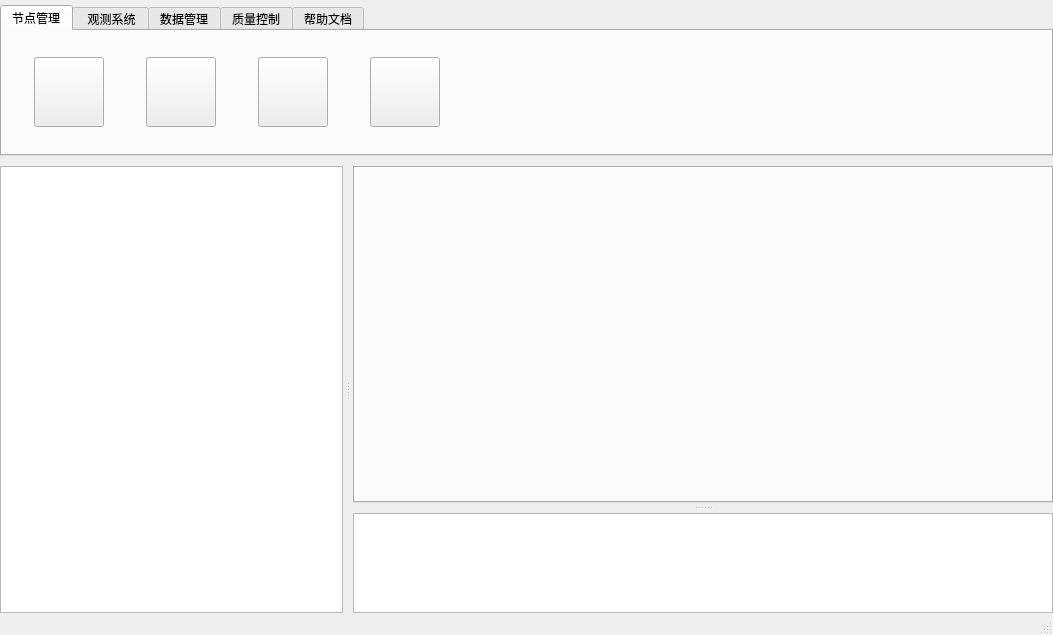
<?xml version="1.0" encoding="UTF-8"?>
<ui version="4.0">
 <class>OBNMainWindow</class>
 <widget class="QMainWindow" name="OBNMainWindow">
  <property name="geometry">
   <rect>
    <x>0</x>
    <y>0</y>
    <width>1053</width>
    <height>635</height>
   </rect>
  </property>
  <property name="windowTitle">
   <string>远程节点管理器</string>
  </property>
  <widget class="QWidget" name="centralwidget">
   <layout class="QGridLayout" name="gridLayout_10">
    <property name="leftMargin">
     <number>0</number>
    </property>
    <property name="topMargin">
     <number>0</number>
    </property>
    <property name="rightMargin">
     <number>0</number>
    </property>
    <property name="bottomMargin">
     <number>0</number>
    </property>
    <property name="spacing">
     <number>10</number>
    </property>
    <item row="0" column="0">
     <widget class="QWidget" name="widgetMenu" native="true">
      <property name="maximumSize">
       <size>
        <width>16777215</width>
        <height>156</height>
       </size>
      </property>
      <property name="styleSheet">
       <string notr="true"/>
      </property>
      <layout class="QGridLayout" name="gridLayout">
       <property name="leftMargin">
        <number>0</number>
       </property>
       <property name="topMargin">
        <number>5</number>
       </property>
       <property name="rightMargin">
        <number>0</number>
       </property>
       <property name="bottomMargin">
        <number>0</number>
       </property>
       <item row="0" column="0">
        <widget class="QTabWidget" name="tabWidget">
         <property name="maximumSize">
          <size>
           <width>16777215</width>
           <height>156</height>
          </size>
         </property>
         <property name="baseSize">
          <size>
           <width>0</width>
           <height>116</height>
          </size>
         </property>
         <property name="focusPolicy">
          <enum>Qt::TabFocus</enum>
         </property>
         <property name="contextMenuPolicy">
          <enum>Qt::DefaultContextMenu</enum>
         </property>
         <property name="layoutDirection">
          <enum>Qt::LeftToRight</enum>
         </property>
         <property name="autoFillBackground">
          <bool>false</bool>
         </property>
         <property name="styleSheet">
          <string notr="true">/***
QTabBar::tab{
	height:40;
}
QTabBar::tab{
	background-color:#2C1F82;
	color:#ffffff;
}
QTabBar::tab::selected{
	background-color:#fbfbfb;
	color:#000000;
}
QTabWidget::pane
{
	border: -1px;
	left: 1px;
}
***/</string>
         </property>
         <property name="tabPosition">
          <enum>QTabWidget::North</enum>
         </property>
         <property name="tabShape">
          <enum>QTabWidget::Rounded</enum>
         </property>
         <property name="currentIndex">
          <number>0</number>
         </property>
         <property name="iconSize">
          <size>
           <width>16</width>
           <height>16</height>
          </size>
         </property>
         <property name="elideMode">
          <enum>Qt::ElideMiddle</enum>
         </property>
         <property name="documentMode">
          <bool>false</bool>
         </property>
         <property name="tabsClosable">
          <bool>false</bool>
         </property>
         <widget class="QWidget" name="tabRNM">
          <attribute name="title">
           <string>节点管理</string>
          </attribute>
          <layout class="QGridLayout" name="gridLayout_5">
           <property name="leftMargin">
            <number>0</number>
           </property>
           <property name="topMargin">
            <number>0</number>
           </property>
           <property name="rightMargin">
            <number>0</number>
           </property>
           <property name="bottomMargin">
            <number>0</number>
           </property>
           <item row="0" column="0">
            <widget class="QWidget" name="widgetDataManager" native="true">
             <property name="styleSheet">
              <string notr="true">background:qlineargradient(spread:pad,x1:0,y2:1,x1:0,y2:1,stop:0 #fbfbfb,stop:1 #e8e8e8);

QToolButton{
	border:none;
}</string>
             </property>
             <layout class="QGridLayout" name="gridLayout_2">
              <property name="leftMargin">
               <number>32</number>
              </property>
              <property name="topMargin">
               <number>0</number>
              </property>
              <property name="rightMargin">
               <number>0</number>
              </property>
              <property name="bottomMargin">
               <number>0</number>
              </property>
              <property name="horizontalSpacing">
               <number>42</number>
              </property>
              <item row="0" column="5">
               <spacer name="horizontalSpacer_2">
                <property name="orientation">
                 <enum>Qt::Horizontal</enum>
                </property>
                <property name="sizeHint" stdset="0">
                 <size>
                  <width>564</width>
                  <height>20</height>
                 </size>
                </property>
               </spacer>
              </item>
              <item row="0" column="2">
               <widget class="QToolButton" name="toolButtonRealTimWaveform">
                <property name="sizePolicy">
                 <sizepolicy hsizetype="Fixed" vsizetype="Fixed">
                  <horstretch>0</horstretch>
                  <verstretch>0</verstretch>
                 </sizepolicy>
                </property>
                <property name="minimumSize">
                 <size>
                  <width>70</width>
                  <height>70</height>
                 </size>
                </property>
                <property name="maximumSize">
                 <size>
                  <width>70</width>
                  <height>70</height>
                 </size>
                </property>
                <property name="styleSheet">
                 <string notr="true"/>
                </property>
                <property name="text">
                 <string/>
                </property>
               </widget>
              </item>
              <item row="0" column="4">
               <widget class="QToolButton" name="toolButtonPositionSystem">
                <property name="sizePolicy">
                 <sizepolicy hsizetype="Fixed" vsizetype="Fixed">
                  <horstretch>0</horstretch>
                  <verstretch>0</verstretch>
                 </sizepolicy>
                </property>
                <property name="minimumSize">
                 <size>
                  <width>70</width>
                  <height>70</height>
                 </size>
                </property>
                <property name="maximumSize">
                 <size>
                  <width>70</width>
                  <height>70</height>
                 </size>
                </property>
                <property name="styleSheet">
                 <string notr="true"/>
                </property>
                <property name="text">
                 <string/>
                </property>
               </widget>
              </item>
              <item row="0" column="3">
               <widget class="QToolButton" name="toolButtonOTA">
                <property name="sizePolicy">
                 <sizepolicy hsizetype="Fixed" vsizetype="Fixed">
                  <horstretch>0</horstretch>
                  <verstretch>0</verstretch>
                 </sizepolicy>
                </property>
                <property name="minimumSize">
                 <size>
                  <width>70</width>
                  <height>70</height>
                 </size>
                </property>
                <property name="maximumSize">
                 <size>
                  <width>70</width>
                  <height>70</height>
                 </size>
                </property>
                <property name="styleSheet">
                 <string notr="true"/>
                </property>
                <property name="text">
                 <string/>
                </property>
               </widget>
              </item>
              <item row="0" column="0">
               <widget class="QToolButton" name="toolButtonRNM">
                <property name="sizePolicy">
                 <sizepolicy hsizetype="Fixed" vsizetype="Fixed">
                  <horstretch>0</horstretch>
                  <verstretch>0</verstretch>
                 </sizepolicy>
                </property>
                <property name="minimumSize">
                 <size>
                  <width>70</width>
                  <height>70</height>
                 </size>
                </property>
                <property name="maximumSize">
                 <size>
                  <width>70</width>
                  <height>70</height>
                 </size>
                </property>
                <property name="styleSheet">
                 <string notr="true"/>
                </property>
                <property name="text">
                 <string/>
                </property>
               </widget>
              </item>
             </layout>
            </widget>
           </item>
          </layout>
         </widget>
         <widget class="QWidget" name="tabLMGR">
          <attribute name="title">
           <string> 观测系统</string>
          </attribute>
          <layout class="QGridLayout" name="gridLayout_9">
           <property name="leftMargin">
            <number>0</number>
           </property>
           <property name="topMargin">
            <number>0</number>
           </property>
           <property name="rightMargin">
            <number>0</number>
           </property>
           <property name="bottomMargin">
            <number>0</number>
           </property>
           <item row="0" column="0">
            <widget class="QWidget" name="widget_2" native="true">
             <property name="autoFillBackground">
              <bool>false</bool>
             </property>
             <property name="styleSheet">
              <string notr="true">background:qlineargradient(spread:pad,x1:0,y2:1,x1:0,y2:1,stop:0 #fbfbfb,stop:1 #e8e8e8);</string>
             </property>
             <layout class="QGridLayout" name="gridLayout_8">
              <property name="leftMargin">
               <number>32</number>
              </property>
              <property name="horizontalSpacing">
               <number>42</number>
              </property>
              <item row="0" column="0">
               <widget class="QToolButton" name="toolButtonNewArea">
                <property name="minimumSize">
                 <size>
                  <width>70</width>
                  <height>70</height>
                 </size>
                </property>
                <property name="maximumSize">
                 <size>
                  <width>70</width>
                  <height>70</height>
                 </size>
                </property>
                <property name="text">
                 <string/>
                </property>
               </widget>
              </item>
              <item row="0" column="4">
               <spacer name="horizontalSpacer_3">
                <property name="orientation">
                 <enum>Qt::Horizontal</enum>
                </property>
                <property name="sizeHint" stdset="0">
                 <size>
                  <width>40</width>
                  <height>20</height>
                 </size>
                </property>
               </spacer>
              </item>
              <item row="0" column="3">
               <widget class="QToolButton" name="toolButtonDeleteArea">
                <property name="minimumSize">
                 <size>
                  <width>70</width>
                  <height>70</height>
                 </size>
                </property>
                <property name="maximumSize">
                 <size>
                  <width>70</width>
                  <height>70</height>
                 </size>
                </property>
                <property name="text">
                 <string/>
                </property>
               </widget>
              </item>
              <item row="0" column="1">
               <widget class="QToolButton" name="toolButtonOpenArea">
                <property name="minimumSize">
                 <size>
                  <width>70</width>
                  <height>70</height>
                 </size>
                </property>
                <property name="maximumSize">
                 <size>
                  <width>70</width>
                  <height>70</height>
                 </size>
                </property>
                <property name="text">
                 <string/>
                </property>
               </widget>
              </item>
              <item row="0" column="2">
               <widget class="QToolButton" name="toolButtonUpdateArea">
                <property name="minimumSize">
                 <size>
                  <width>70</width>
                  <height>70</height>
                 </size>
                </property>
                <property name="maximumSize">
                 <size>
                  <width>70</width>
                  <height>70</height>
                 </size>
                </property>
                <property name="text">
                 <string/>
                </property>
               </widget>
              </item>
             </layout>
            </widget>
           </item>
          </layout>
         </widget>
         <widget class="QWidget" name="tabDMC">
          <property name="styleSheet">
           <string notr="true"/>
          </property>
          <attribute name="title">
           <string>数据管理</string>
          </attribute>
          <layout class="QGridLayout" name="gridLayout_6">
           <property name="leftMargin">
            <number>0</number>
           </property>
           <property name="topMargin">
            <number>0</number>
           </property>
           <property name="rightMargin">
            <number>0</number>
           </property>
           <property name="bottomMargin">
            <number>0</number>
           </property>
           <item row="0" column="0">
            <widget class="QWidget" name="widget_3" native="true">
             <property name="styleSheet">
              <string notr="true">background:qlineargradient(spread:pad,x1:0,y2:1,x1:0,y2:1,stop:0 #fbfbfb,stop:1 #e8e8e8);

</string>
             </property>
             <layout class="QGridLayout" name="gridLayout_3">
              <property name="leftMargin">
               <number>32</number>
              </property>
              <property name="horizontalSpacing">
               <number>42</number>
              </property>
              <item row="0" column="2">
               <widget class="QToolButton" name="toolButtonHTimeAnilysis">
                <property name="minimumSize">
                 <size>
                  <width>70</width>
                  <height>70</height>
                 </size>
                </property>
                <property name="maximumSize">
                 <size>
                  <width>70</width>
                  <height>70</height>
                 </size>
                </property>
                <property name="text">
                 <string/>
                </property>
               </widget>
              </item>
              <item row="0" column="5">
               <spacer name="horizontalSpacer">
                <property name="orientation">
                 <enum>Qt::Horizontal</enum>
                </property>
                <property name="sizeHint" stdset="0">
                 <size>
                  <width>827</width>
                  <height>20</height>
                 </size>
                </property>
               </spacer>
              </item>
              <item row="0" column="1">
               <widget class="QToolButton" name="toolButtonExportSEGY">
                <property name="minimumSize">
                 <size>
                  <width>70</width>
                  <height>70</height>
                 </size>
                </property>
                <property name="maximumSize">
                 <size>
                  <width>70</width>
                  <height>70</height>
                 </size>
                </property>
                <property name="text">
                 <string/>
                </property>
               </widget>
              </item>
              <item row="0" column="3">
               <widget class="QToolButton" name="toolButtonLogDisplay">
                <property name="minimumSize">
                 <size>
                  <width>70</width>
                  <height>70</height>
                 </size>
                </property>
                <property name="maximumSize">
                 <size>
                  <width>70</width>
                  <height>70</height>
                 </size>
                </property>
                <property name="text">
                 <string/>
                </property>
               </widget>
              </item>
              <item row="0" column="0">
               <widget class="QToolButton" name="toolButtonOpenSEGY">
                <property name="minimumSize">
                 <size>
                  <width>70</width>
                  <height>70</height>
                 </size>
                </property>
                <property name="maximumSize">
                 <size>
                  <width>70</width>
                  <height>70</height>
                 </size>
                </property>
                <property name="text">
                 <string/>
                </property>
               </widget>
              </item>
              <item row="0" column="4">
               <widget class="QToolButton" name="toolButtonCalibration">
                <property name="minimumSize">
                 <size>
                  <width>70</width>
                  <height>70</height>
                 </size>
                </property>
                <property name="maximumSize">
                 <size>
                  <width>70</width>
                  <height>70</height>
                 </size>
                </property>
                <property name="text">
                 <string/>
                </property>
               </widget>
              </item>
             </layout>
            </widget>
           </item>
          </layout>
         </widget>
         <widget class="QWidget" name="tabQC">
          <attribute name="title">
           <string>质量控制</string>
          </attribute>
          <layout class="QGridLayout" name="gridLayout_7">
           <property name="leftMargin">
            <number>0</number>
           </property>
           <property name="topMargin">
            <number>0</number>
           </property>
           <property name="rightMargin">
            <number>0</number>
           </property>
           <property name="bottomMargin">
            <number>0</number>
           </property>
           <item row="0" column="0">
            <widget class="QWidget" name="widget_4" native="true">
             <property name="styleSheet">
              <string notr="true">background:qlineargradient(spread:pad,x1:0,y2:1,x1:0,y2:1,stop:0 #fbfbfb,stop:1 #e8e8e8);

</string>
             </property>
             <layout class="QGridLayout" name="gridLayout_4">
              <property name="leftMargin">
               <number>32</number>
              </property>
              <property name="horizontalSpacing">
               <number>42</number>
              </property>
              <item row="0" column="0">
               <widget class="QToolButton" name="toolButtonJobAnalysis">
                <property name="minimumSize">
                 <size>
                  <width>70</width>
                  <height>70</height>
                 </size>
                </property>
                <property name="maximumSize">
                 <size>
                  <width>70</width>
                  <height>70</height>
                 </size>
                </property>
                <property name="text">
                 <string/>
                </property>
               </widget>
              </item>
              <item row="0" column="1">
               <spacer name="horizontalSpacer_4">
                <property name="orientation">
                 <enum>Qt::Horizontal</enum>
                </property>
                <property name="sizeHint" stdset="0">
                 <size>
                  <width>827</width>
                  <height>20</height>
                 </size>
                </property>
               </spacer>
              </item>
             </layout>
            </widget>
           </item>
          </layout>
         </widget>
         <widget class="QWidget" name="tabHELP">
          <attribute name="title">
           <string>帮助文档</string>
          </attribute>
          <layout class="QGridLayout" name="gridLayout_12">
           <property name="leftMargin">
            <number>0</number>
           </property>
           <property name="topMargin">
            <number>0</number>
           </property>
           <property name="rightMargin">
            <number>0</number>
           </property>
           <property name="bottomMargin">
            <number>0</number>
           </property>
           <item row="0" column="0">
            <widget class="QWidget" name="widget" native="true">
             <property name="styleSheet">
              <string notr="true">background:qlineargradient(spread:pad,x1:0,y2:1,x1:0,y2:1,stop:0 #fbfbfb,stop:1 #e8e8e8);</string>
             </property>
             <layout class="QGridLayout" name="gridLayout_11">
              <property name="leftMargin">
               <number>32</number>
              </property>
              <property name="horizontalSpacing">
               <number>42</number>
              </property>
              <item row="0" column="0">
               <widget class="QToolButton" name="toolButtonHelp">
                <property name="minimumSize">
                 <size>
                  <width>70</width>
                  <height>70</height>
                 </size>
                </property>
                <property name="maximumSize">
                 <size>
                  <width>70</width>
                  <height>70</height>
                 </size>
                </property>
                <property name="text">
                 <string/>
                </property>
               </widget>
              </item>
              <item row="0" column="1">
               <spacer name="horizontalSpacer_5">
                <property name="orientation">
                 <enum>Qt::Horizontal</enum>
                </property>
                <property name="sizeHint" stdset="0">
                 <size>
                  <width>893</width>
                  <height>20</height>
                 </size>
                </property>
               </spacer>
              </item>
             </layout>
            </widget>
           </item>
          </layout>
         </widget>
        </widget>
       </item>
      </layout>
     </widget>
    </item>
    <item row="1" column="0">
     <widget class="QSplitter" name="splitter_2">
      <property name="lineWidth">
       <number>0</number>
      </property>
      <property name="orientation">
       <enum>Qt::Horizontal</enum>
      </property>
      <property name="handleWidth">
       <number>10</number>
      </property>
      <widget class="QTreeView" name="treeView_DataList">
       <property name="maximumSize">
        <size>
         <width>343</width>
         <height>16777215</height>
        </size>
       </property>
       <property name="styleSheet">
        <string notr="true">QTreeView::item{
	height:35px;
}
background-color:#FFFFFF</string>
       </property>
       <property name="lineWidth">
        <number>5</number>
       </property>
      </widget>
      <widget class="QSplitter" name="splitter">
       <property name="orientation">
        <enum>Qt::Vertical</enum>
       </property>
       <property name="handleWidth">
        <number>10</number>
       </property>
       <widget class="QWidget" name="widgetBaseImage" native="true">
        <property name="styleSheet">
         <string notr="true"/>
        </property>
        <layout class="QGridLayout" name="gridLayout_13">
         <property name="leftMargin">
          <number>0</number>
         </property>
         <property name="topMargin">
          <number>0</number>
         </property>
         <property name="rightMargin">
          <number>0</number>
         </property>
         <property name="bottomMargin">
          <number>0</number>
         </property>
         <item row="0" column="0">
          <widget class="MyTabWidget" name="tabWidgetMain">
           <property name="styleSheet">
            <string notr="true">/**
QTabBar::tab{
	height:33;
}
QTabBar::tab::selected{
	background-color:#FFFFFF;
}
QTabBar::tab::!selected{
	background-color:#D9D9D9;
}**/</string>
           </property>
           <property name="tabsClosable">
            <bool>true</bool>
           </property>
          </widget>
         </item>
        </layout>
       </widget>
       <widget class="QTableWidget" name="tableWidget">
        <property name="maximumSize">
         <size>
          <width>16777215</width>
          <height>100</height>
         </size>
        </property>
       </widget>
      </widget>
     </widget>
    </item>
   </layout>
  </widget>
  <widget class="QStatusBar" name="statusbar"/>
  <action name="action_newproject">
   <property name="text">
    <string>新建项目   </string>
   </property>
  </action>
  <action name="action_openproject">
   <property name="text">
    <string>打开项目   </string>
   </property>
  </action>
  <action name="action_close">
   <property name="text">
    <string>退出</string>
   </property>
  </action>
  <action name="action_basemap">
   <property name="text">
    <string>底图</string>
   </property>
   <property name="font">
    <font>
     <family>微软雅黑</family>
    </font>
   </property>
  </action>
  <action name="action_dataloat">
   <property name="text">
    <string>地震数据</string>
   </property>
  </action>
  <action name="action_logDataLoad">
   <property name="text">
    <string>测井数据</string>
   </property>
  </action>
  <action name="action_textLoad">
   <property name="text">
    <string>文本导入</string>
   </property>
  </action>
  <action name="action_VaSpStMap">
   <property name="text">
    <string>变速构造成图</string>
   </property>
  </action>
  <action name="action_FIWD">
   <property name="text">
    <string>随钻快速成像</string>
   </property>
  </action>
  <action name="action_VFO">
   <property name="text">
    <string>速度场优化</string>
   </property>
  </action>
  <action name="action_FAE">
   <property name="text">
    <string>断裂属性提取</string>
   </property>
  </action>
  <action name="action_RSP">
   <property name="text">
    <string>压力系统参数</string>
   </property>
  </action>
  <action name="action_RMP">
   <property name="text">
    <string>岩石力学参数</string>
   </property>
  </action>
  <action name="action_ISSP">
   <property name="text">
    <string>地应力参数</string>
   </property>
  </action>
  <action name="action_QRA">
   <property name="text">
    <string>风险量化评估</string>
   </property>
  </action>
  <action name="action_help">
   <property name="text">
    <string>帮助</string>
   </property>
  </action>
  <action name="actionDefault">
   <property name="text">
    <string>默认风格</string>
   </property>
  </action>
  <action name="actionCoffee">
   <property name="text">
    <string>Coffee</string>
   </property>
  </action>
  <action name="actionMetro">
   <property name="text">
    <string>MetroUI</string>
   </property>
  </action>
  <action name="action_help_2">
   <property name="text">
    <string>帮助</string>
   </property>
  </action>
  <action name="actionDefault_2">
   <property name="text">
    <string>默认风格</string>
   </property>
  </action>
  <action name="actionCoffee_2">
   <property name="text">
    <string>Coffee</string>
   </property>
  </action>
  <action name="actionMetroUI">
   <property name="text">
    <string>MetroUI</string>
   </property>
  </action>
  <action name="action_display">
   <property name="text">
    <string>地震显示</string>
   </property>
  </action>
  <action name="action_Horizon">
   <property name="text">
    <string>层位数据</string>
   </property>
  </action>
  <action name="actionWellTrajectory">
   <property name="text">
    <string>井轨迹数据</string>
   </property>
  </action>
  <action name="actionLoggingLoad">
   <property name="text">
    <string>测井数据</string>
   </property>
  </action>
  <action name="actionMudLogging">
   <property name="text">
    <string>录井数据</string>
   </property>
  </action>
  <action name="actionVelocity">
   <property name="text">
    <string>原始速度场</string>
   </property>
  </action>
  <action name="actionDispLogging">
   <property name="text">
    <string>测井显示</string>
   </property>
  </action>
  <action name="action">
   <property name="text">
    <string>导入速度数据</string>
   </property>
  </action>
 </widget>
 <customwidgets>
  <customwidget>
   <class>MyTabWidget</class>
   <extends>QTabWidget</extends>
   <header>mytabwidget.h</header>
   <container>1</container>
  </customwidget>
 </customwidgets>
 <resources/>
 <connections/>
</ui>
